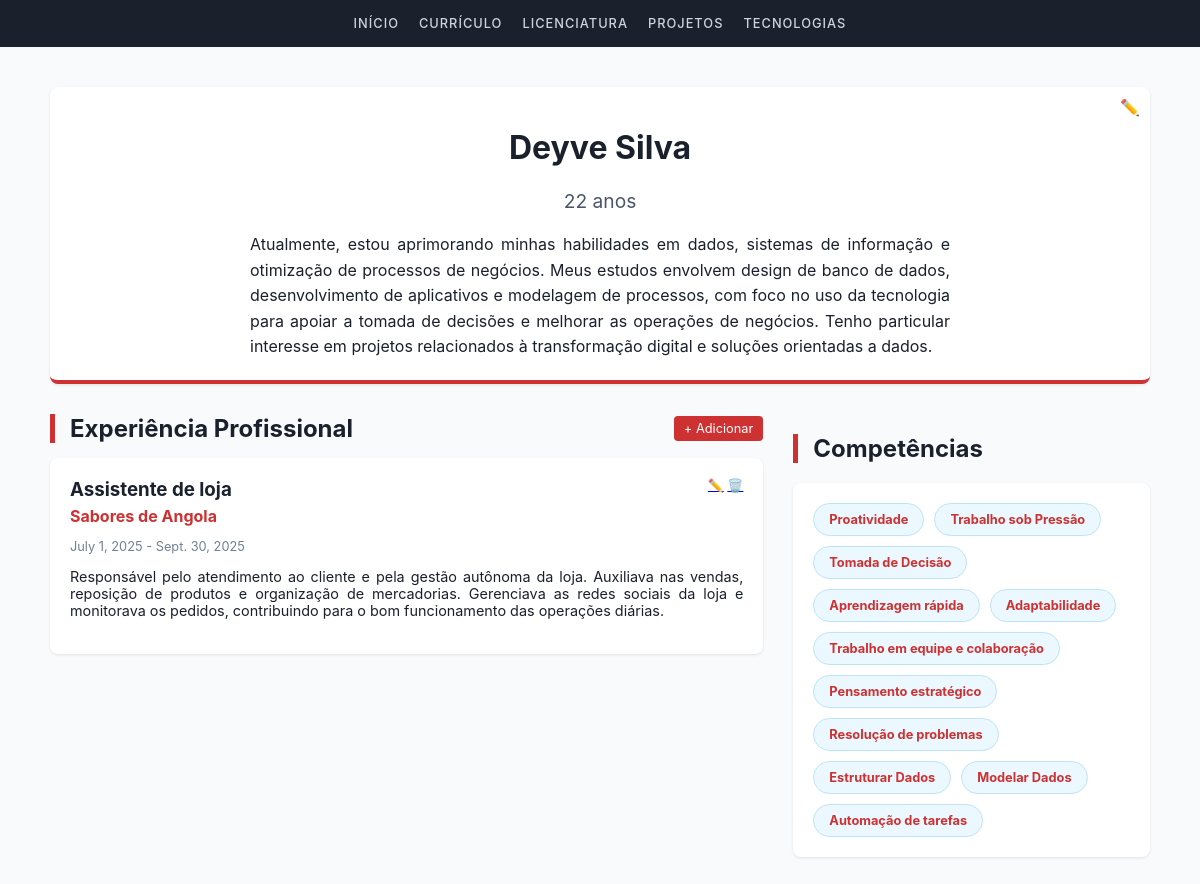
/curriculo/, run on the app's committed database.
### portfolio/models.py (models this page shows, shortened)
class Perfil(models.Model):
    nome = models.CharField(max_length=100)
    idade = models.IntegerField()
    bio = models.TextField(max_length=600, null=True, blank=True)

class Experiencia(models.Model):
    empresa = models.CharField(max_length=100)
    cargo = models.CharField(max_length=100)
    descricao = models.TextField(max_length=400)
    data_de_inicio = models.DateField()
    data_de_fim = models.DateField(null=True, blank=True)
    perfil = models.ForeignKey('perfil', on_delete=models.CASCADE)
    tecnologias = models.ManyToManyField('tecnologia', blank=True)
    competencias = models.ManyToManyField('competencia', blank=True)

class Competencia(models.Model):
    nome = models.CharField(max_length=100)

### portfolio/views.py (the view)
# urls.py: path('curriculo/', views.curriculo_view, name='curriculo'),
def curriculo_view(request):
    perfil = Perfil.objects.first()
    exp = Experiencia.objects.all()
    form = Formacao.objects.all()
    comp = Competencia.objects.all()
    return render(request, 'portfolio/curriculo.html', {'perfil': perfil, 'experiencias': exp, 'formacoes': form, 'competencias': comp})

### portfolio/templates/portfolio/curriculo.html
{% extends "portfolio/base.html" %}
{% block content %}
<div class="card" style="text-align: center; border-bottom: 4px solid #ce3131; position: relative;">
    <a href="{% url 'perfil_editar' perfil.id %}" style="position: absolute; top: 10px; right: 10px; text-decoration: none;">✏️</a>
    <h1>{{ perfil.nome }}</h1>
    <p style="font-size: 1.2em; color: #4a5568;">{{ perfil.idade }} anos</p>
    <p style="max-width: 700px; margin: 0 auto; line-height: 1.6; text-align: justify;">{{ perfil.bio }}</p>
</div>
<div style="display: grid; grid-template-columns: 2fr 1fr; gap: 30px; margin-top: 30px;">
    <div>
        <div style="display: flex; justify-content: space-between; align-items: center; border-left: 5px solid #ce3131; padding-left: 15px; margin-bottom: 15px;">
            <h2 style="margin: 0;">Experiência Profissional</h2>
            <a href="{% url 'experiencia_nova' %}" style="font-size: 0.8em; background: #ce3131; color: white; padding: 5px 10px; border-radius: 4px; text-decoration: none;">+ Adicionar</a>
        </div>
        {% for exp in experiencias %}
        <div class="card" style="margin-bottom: 15px;">
            <div style="display: flex; justify-content: space-between;">
                <h3 style="margin: 0;">{{ exp.cargo }}</h3>
                <div style="font-size: 0.8em;">
                    <a href="{% url 'experiencia_editar' exp.id %}">✏️</a>
                    <a href="{% url 'experiencia_eliminar' exp.id %}">🗑️</a>
                </div>
            </div>
            <p style="color: #ce3131; font-weight: bold; margin: 5px 0;">{{ exp.empresa }}</p>
            <p style="font-size: 0.8em; color: #718096;">{{ exp.data_de_inicio }} - {% if exp.data_de_fim %}{{ exp.data_de_fim }}{% else %}Presente{% endif %}</p>
            <p style="text-align: justify; font-size: 0.9em;">{{ exp.descricao }}</p>
        </div>
        {% endfor %}
    </div>
    <div>
        <h2 style="border-left: 5px solid #ce3131; padding-left: 15px;">Competências</h2>
        <div class="card">
            <div style="display: flex; flex-wrap: wrap; gap: 10px;">
                {% for comp in competencias %}
                <span style="background: #ebf8ff; color: #ce3131; padding: 8px 15px; border-radius: 20px; font-weight: bold; font-size: 0.8em; border: 1px solid #bee3f8;">
                    {{ comp.nome }}
                </span>
                {% endfor %}
            </div>
        </div>
    </div>
</div>
{% endblock %}

### portfolio/templates/portfolio/base.html (style rules this page uses)
body { font-family: 'Inter', sans-serif; margin: 0; background-color: #f8fafc; color: #1a202c; }
.card { background: white; border-radius: 8px; padding: 20px; box-shadow: 0 1px 3px rgba(0,0,0,0.1); margin-bottom: 20px; }

### data on the page
Perfil: nome "Deyve Silva", idade "22", bio "Atualmente, estou aprimorando minhas habilidades em dados, sistemas de informação e otimização de processos de negócios. Meus estudos envolvem design de banco de dados, desenvolvimento de aplicativos e modelagem de processos, com foco no uso da tecnologia para apoiar a tomada de decisões e melhorar as operações de negócios. Tenho particular interesse em projetos relacionados à transformação digital e soluções orientadas a dados."
Experiencia: cargo "Assistente de loja", empresa "Sabores de Angola", data_de_inicio "July 1, 2025", data_de_fim "Sept. 30, 2025", descricao "Responsável pelo atendimento ao cliente e pela gestão autônoma da loja. Auxiliava nas vendas, reposição de produtos e organização de mercadorias. Gerenciava as redes sociais da loja e monitorava os pedidos, contribuindo para o bom funcionamento das operações diárias."
Competencia: nome "Proatividade"
Competencia: nome "Trabalho sob Pressão"
Competencia: nome "Tomada de Decisão"
Competencia: nome "Aprendizagem rápida"
Competencia: nome "Adaptabilidade"
Competencia: nome "Trabalho em equipe e colaboração"
Competencia: nome "Pensamento estratégico"
Competencia: nome "Resolução de problemas"
Competencia: nome "Estruturar Dados"
Competencia: nome "Modelar Dados"
Competencia: nome "Automação de tarefas"
